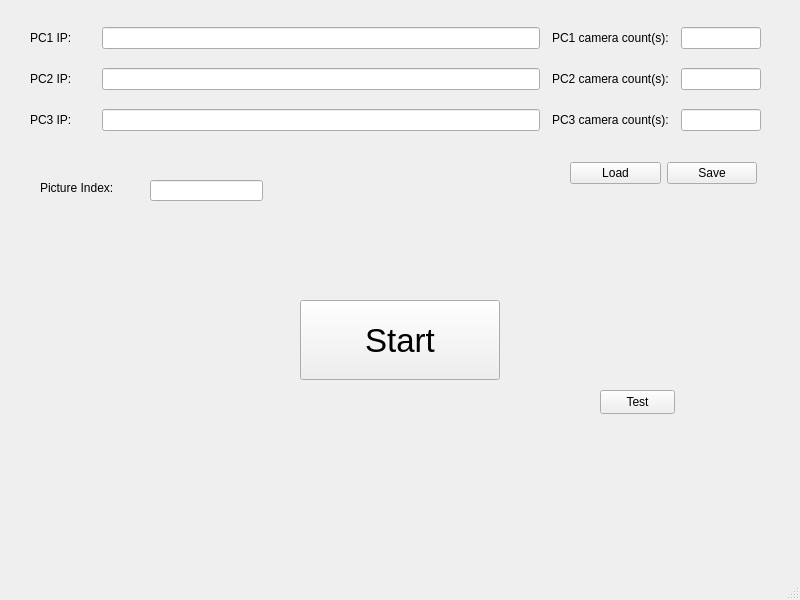
<?xml version="1.0" encoding="UTF-8"?>
<ui version="4.0">
 <class>MainWindow</class>
 <widget class="QMainWindow" name="MainWindow">
  <property name="geometry">
   <rect>
    <x>0</x>
    <y>0</y>
    <width>800</width>
    <height>600</height>
   </rect>
  </property>
  <property name="windowTitle">
   <string>MainWindow</string>
  </property>
  <widget class="QWidget" name="centralwidget">
   <widget class="QPushButton" name="pushButton_ss">
    <property name="geometry">
     <rect>
      <x>300</x>
      <y>300</y>
      <width>200</width>
      <height>80</height>
     </rect>
    </property>
    <property name="font">
     <font>
      <pointsize>25</pointsize>
     </font>
    </property>
    <property name="text">
     <string>Start</string>
    </property>
   </widget>
   <widget class="QWidget" name="layoutWidget">
    <property name="geometry">
     <rect>
      <x>30</x>
      <y>20</y>
      <width>731</width>
      <height>121</height>
     </rect>
    </property>
    <layout class="QVBoxLayout" name="verticalLayout">
     <property name="spacing">
      <number>12</number>
     </property>
     <item>
      <layout class="QHBoxLayout" name="horizontalLayout_1">
       <property name="spacing">
        <number>12</number>
       </property>
       <item>
        <widget class="QLabel" name="label_ip_pc1">
         <property name="minimumSize">
          <size>
           <width>60</width>
           <height>0</height>
          </size>
         </property>
         <property name="text">
          <string>PC1 IP:</string>
         </property>
        </widget>
       </item>
       <item>
        <widget class="QLineEdit" name="lineEdit_ip_pc1"/>
       </item>
       <item>
        <widget class="QLabel" name="label_cams_pc1">
         <property name="text">
          <string>PC1 camera count(s):</string>
         </property>
        </widget>
       </item>
       <item>
        <widget class="QLineEdit" name="lineEdit_cams_pc1">
         <property name="maximumSize">
          <size>
           <width>80</width>
           <height>16777215</height>
          </size>
         </property>
        </widget>
       </item>
      </layout>
     </item>
     <item>
      <layout class="QHBoxLayout" name="horizontalLayout_2">
       <property name="spacing">
        <number>12</number>
       </property>
       <item>
        <widget class="QLabel" name="label_ip_pc2">
         <property name="minimumSize">
          <size>
           <width>60</width>
           <height>0</height>
          </size>
         </property>
         <property name="text">
          <string>PC2 IP:</string>
         </property>
        </widget>
       </item>
       <item>
        <widget class="QLineEdit" name="lineEdit_ip_pc2"/>
       </item>
       <item>
        <widget class="QLabel" name="label_cams_pc2">
         <property name="text">
          <string>PC2 camera count(s):</string>
         </property>
        </widget>
       </item>
       <item>
        <widget class="QLineEdit" name="lineEdit_cams_pc2">
         <property name="maximumSize">
          <size>
           <width>80</width>
           <height>16777215</height>
          </size>
         </property>
        </widget>
       </item>
      </layout>
     </item>
     <item>
      <layout class="QHBoxLayout" name="horizontalLayout_3">
       <property name="spacing">
        <number>12</number>
       </property>
       <item>
        <widget class="QLabel" name="label_ip_pc3">
         <property name="minimumSize">
          <size>
           <width>60</width>
           <height>0</height>
          </size>
         </property>
         <property name="text">
          <string>PC3 IP:</string>
         </property>
        </widget>
       </item>
       <item>
        <widget class="QLineEdit" name="lineEdit_ip_pc3"/>
       </item>
       <item>
        <widget class="QLabel" name="label_cams_pc3">
         <property name="text">
          <string>PC3 camera count(s):</string>
         </property>
        </widget>
       </item>
       <item>
        <widget class="QLineEdit" name="lineEdit_cams_pc3">
         <property name="maximumSize">
          <size>
           <width>80</width>
           <height>16777215</height>
          </size>
         </property>
        </widget>
       </item>
      </layout>
     </item>
    </layout>
   </widget>
   <widget class="QWidget" name="layoutWidget">
    <property name="geometry">
     <rect>
      <x>570</x>
      <y>160</y>
      <width>187</width>
      <height>26</height>
     </rect>
    </property>
    <layout class="QHBoxLayout" name="horizontalLayout">
     <item>
      <widget class="QPushButton" name="pushButton_load">
       <property name="text">
        <string>Load</string>
       </property>
      </widget>
     </item>
     <item>
      <widget class="QPushButton" name="pushButton_save">
       <property name="text">
        <string>Save</string>
       </property>
      </widget>
     </item>
    </layout>
   </widget>
   <widget class="QLabel" name="label_saveIndex">
    <property name="geometry">
     <rect>
      <x>40</x>
      <y>180</y>
      <width>100</width>
      <height>16</height>
     </rect>
    </property>
    <property name="text">
     <string>Picture Index:</string>
    </property>
   </widget>
   <widget class="QLineEdit" name="lineEdit_saveIndex">
    <property name="geometry">
     <rect>
      <x>150</x>
      <y>180</y>
      <width>113</width>
      <height>21</height>
     </rect>
    </property>
   </widget>
   <widget class="QPushButton" name="pushButton_test">
    <property name="geometry">
     <rect>
      <x>600</x>
      <y>390</y>
      <width>75</width>
      <height>24</height>
     </rect>
    </property>
    <property name="text">
     <string>Test</string>
    </property>
   </widget>
  </widget>
  <widget class="QMenuBar" name="menubar">
   <property name="geometry">
    <rect>
     <x>0</x>
     <y>0</y>
     <width>800</width>
     <height>22</height>
    </rect>
   </property>
  </widget>
  <widget class="QStatusBar" name="statusbar"/>
 </widget>
 <resources/>
 <connections/>
</ui>
